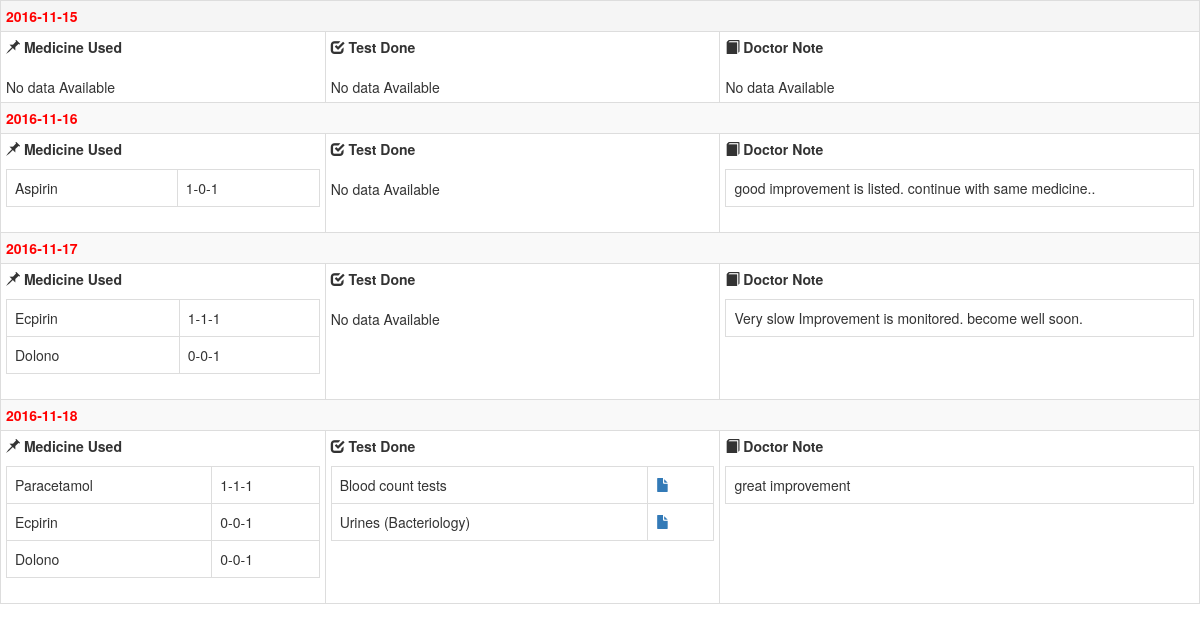
The page /DOCTOR/showadmit.php?aid=4 on the database its author committed.
### tables this page shows
CREATE TABLE IF NOT EXISTS `new_patient` (
  `id` int(11) NOT NULL AUTO_INCREMENT,
  `h_id` varchar(250) NOT NULL,
  `bar_code` varchar(250) NOT NULL,
  `info_todoc` text NOT NULL,
  `deses` text NOT NULL,
  `doc_descp` text NOT NULL,
  `tmp` varchar(20) NOT NULL,
  `wight` varchar(20) NOT NULL,
  `bp` varchar(50) NOT NULL,
  `dep` varchar(20) NOT NULL,
  `doc` varchar(250) NOT NULL,
  `dt1` date NOT NULL,
  `dt2` date NOT NULL,
  `mnth` varchar(200) NOT NULL,
  `st` int(11) NOT NULL,
  PRIMARY KEY (`id`)
);

CREATE TABLE IF NOT EXISTS `admit_medicine` (
  `id` int(11) NOT NULL AUTO_INCREMENT,
  `admit_id` varchar(50) NOT NULL,
  `enq_id` varchar(50) NOT NULL,
  `bar_code` varchar(100) NOT NULL,
  `dt` date NOT NULL,
  `mdcn` varchar(100) NOT NULL,
  `descr` varchar(100) NOT NULL,
  `add_by` varchar(50) NOT NULL,
  PRIMARY KEY (`id`)
);

CREATE TABLE IF NOT EXISTS `medicin_data` (
  `id` int(11) NOT NULL AUTO_INCREMENT,
  `dep` varchar(50) NOT NULL,
  `medicin_nme` varchar(200) NOT NULL,
  `amt` int(10) NOT NULL,
  `medicin_typ` varchar(100) NOT NULL,
  `descr` varchar(250) NOT NULL,
  `st` int(11) NOT NULL,
  PRIMARY KEY (`id`)
);

CREATE TABLE IF NOT EXISTS `admit_doc_des` (
  `id` int(11) NOT NULL AUTO_INCREMENT,
  `admit_id` varchar(50) NOT NULL,
  `enq_id` varchar(50) NOT NULL,
  `bar_code` varchar(150) NOT NULL,
  `dr` date NOT NULL,
  `doc_des` text NOT NULL,
  `add_by` varchar(100) NOT NULL,
  PRIMARY KEY (`id`)
);

CREATE TABLE IF NOT EXISTS `admit_report` (
  `id` int(11) NOT NULL AUTO_INCREMENT,
  `admit_id` varchar(50) NOT NULL,
  `enq_id` varchar(50) NOT NULL,
  `bar_code` varchar(150) NOT NULL,
  `dt` date NOT NULL,
  `tst_typ` varchar(50) NOT NULL,
  `rport` varchar(50) NOT NULL,
  `f_typ` varchar(10) NOT NULL,
  `add_by` varchar(150) NOT NULL,
  PRIMARY KEY (`id`)
);

CREATE TABLE IF NOT EXISTS `labtest_data` (
  `id` int(11) NOT NULL AUTO_INCREMENT,
  `tst_nme` varchar(250) NOT NULL,
  `tst_cnt` text NOT NULL,
  `st` int(11) NOT NULL,
  PRIMARY KEY (`id`)
);

### DOCTOR/showadmit.php (the view, shortened to what this page needs)
<?php
$aid=$_GET['aid'];
$sel_admitentry=mysql_query("select * from admit_entry where enq_num='$aid'");
$r_admitentry=mysql_fetch_row($sel_admitentry);
$sel_dt=mysql_query("select * from new_patient where id='$aid'");
$r_dt=mysql_fetch_row($sel_dt);
$date_from=$r_dt[11];
$date_to=$r_dt[12];
?>
<!DOCTYPE html>
<html>
    <head>
        <link rel="stylesheet" href="../authority/assets/css/bootstrap.min.css" />
	<link rel="stylesheet" href="../authority/assets/font-awesome/4.5.0/css/font-awesome.min.css" />
    </head>
    <body>
        <table class="table table-bordered table-condensed table-hover table-responsive table-striped">
            <?php
        $date_from = strtotime($date_from);
        $date_to = strtotime($date_to);
        for ($i=$date_from; $i<=$date_to; $i+=86400) {
            ?>
              <tr>
                  <td colspan="5"><strong><font color="red">
                    <?php
                $c_date=date("Y-m-d", $i);
                echo $c_date;
                ?></font></strong></td>
            </tr>
            <tr>
                <td><strong><i class="glyphicon glyphicon-pushpin"></i> Medicine Used </strong>
                <?php
                $sel_md=mysql_query("select * from admit_medicine where admit_id='$r_admitentry[0]' and dt='$c_date'");
                if(mysql_num_rows($sel_md)>0)
                {
                    ?>
                    <table class="table table-bordered" style="margin-top: 10px;">
                        <?php
                        while($r_md=  mysql_fetch_row($sel_md))
                        {
                            ?>
                        <tr>
                            <td><?php
                            $sel_mc=mysql_query("select * from medicin_data where id='$r_md[5]'");
                            $r_mc=mysql_fetch_row($sel_mc);
                            echo $r_mc[2]
                            ?></td>
                            <td><?php
                            echo $r_md[6]
                            ?></td>
                        </tr>
                        <?php
                        }
                        ?>
                   </table>
                    <?php
                }
                else
                {
                    echo "<br /><br />No data Available";
                }
                ?>
                </td>
                <td><strong><i class="glyphicon glyphicon-check"></i> Test Done</strong>
                <?php
                $sel_tst=mysql_query("select * from admit_report where admit_id='$r_admitentry[0]' and dt='$c_date'");
                if(mysql_num_rows($sel_tst)>0)
                {
                    ?>
                    <table class="table table-bordered" style="margin-top: 10px;">
                        <?php
                        while($r_tst=mysql_fetch_row($sel_tst))
                        {
                            ?>
                        <tr>
                            <td>
                                <?php
                                $sel_l1=mysql_query("select * from labtest_data where id='$r_tst[5]'");
                                $r_l1=mysql_fetch_row($sel_l1);
                                echo $r_l1[1];
                                ?>
                            </td>
                            <td>
                                <?php
                                if($r_tst[7]==1)
                                {
                                    ?>
                                <a href="../aprm/<?php echo"$r_tst[7]/$r_tst[6]" ?>" target="_blank"><i class="glyphicon glyphicon-file"></i></a>
                                <?php
                                }
                                    ?>
                            </td>
                        </tr>
                        <?php
                        }
                        ?>
                    </table>
                    <?php
                }
                else
                {
                    echo"<br /><br />No data Available";
                }
                ?>
                </td>
                <td style="width: 40%"><strong><i class="glyphicon glyphicon-book"></i> Doctor Note</strong>
                <?php
                $sel_doc=mysql_query("select * from admit_doc_des where admit_id='$r_admitentry[0]' and dr='$c_date'");
                if(mysql_num_rows($sel_doc)>0)
                {
                    ?>
                    <table class="table table-bordered" style="margin-top: 10px;">
                        <?php
                        while($r_doc=mysql_fetch_row($sel_doc))
                        {
                            ?>
                        <tr>
                            <td>
                                <?php
                                echo $r_doc[5];
                                ?>
                            </td>
                        </tr>
                         <?php
                        }
                        ?>
                    </table>
                        <?php
                }
                else
                {
                     echo"<br /><br />No data Available";
                }
                ?>
                </td>
            </tr>
            <?php
        }
        ?>
        </table>
    </body>
</html>

### rows shown on the page
new_patient: dt1 "2016-11-15", shows "No data Available"
admit_medicine: medicin_data.medicin_nme "Aspirin", descr "1-0-1"
admit_doc_des: doc_des "good improvement is listed. continue with same medicine.."
admit_medicine: medicin_data.medicin_nme "Ecpirin", descr "1-1-1"
admit_medicine: medicin_data.medicin_nme "Dolono", descr "0-0-1"
admit_doc_des: doc_des "Very slow Improvement is monitored. become well soon."
admit_medicine: medicin_data.medicin_nme "Paracetamol", descr "1-1-1"
admit_medicine: medicin_data.medicin_nme "Ecpirin", descr "0-0-1"
admit_medicine: medicin_data.medicin_nme "Dolono", descr "0-0-1"
admit_report: labtest_data.tst_nme "Blood count tests"
admit_report: labtest_data.tst_nme "Urines (Bacteriology)"
admit_doc_des: doc_des "great improvement"

### other values the page prints
$c_date "2016-11-16"
$c_date "2016-11-17"
$c_date "2016-11-18"
